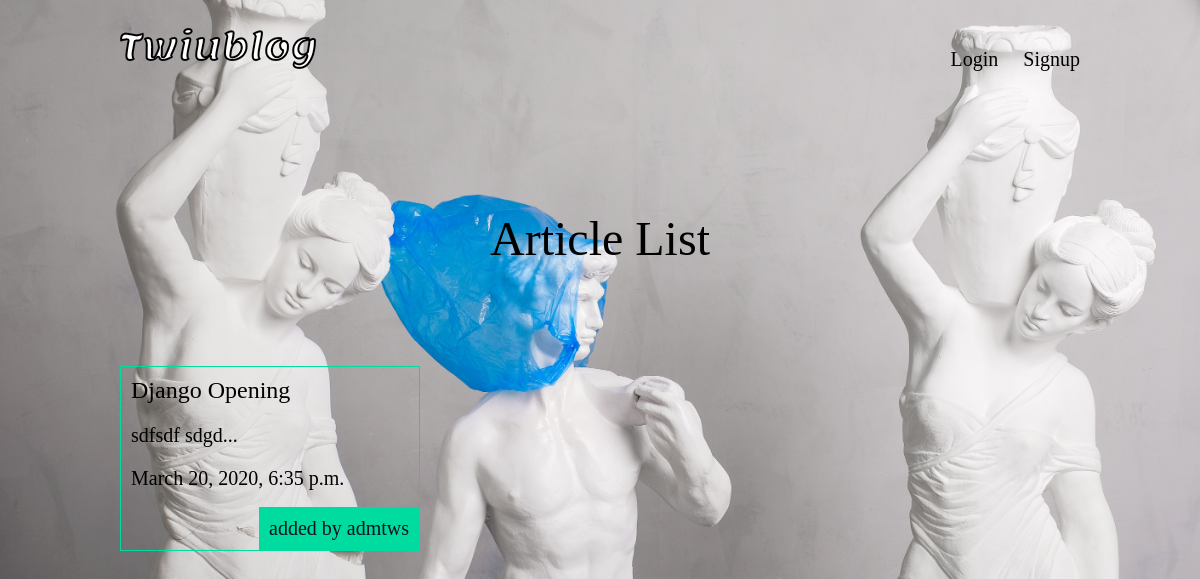
The page /articles/ on the database as committed earlier.
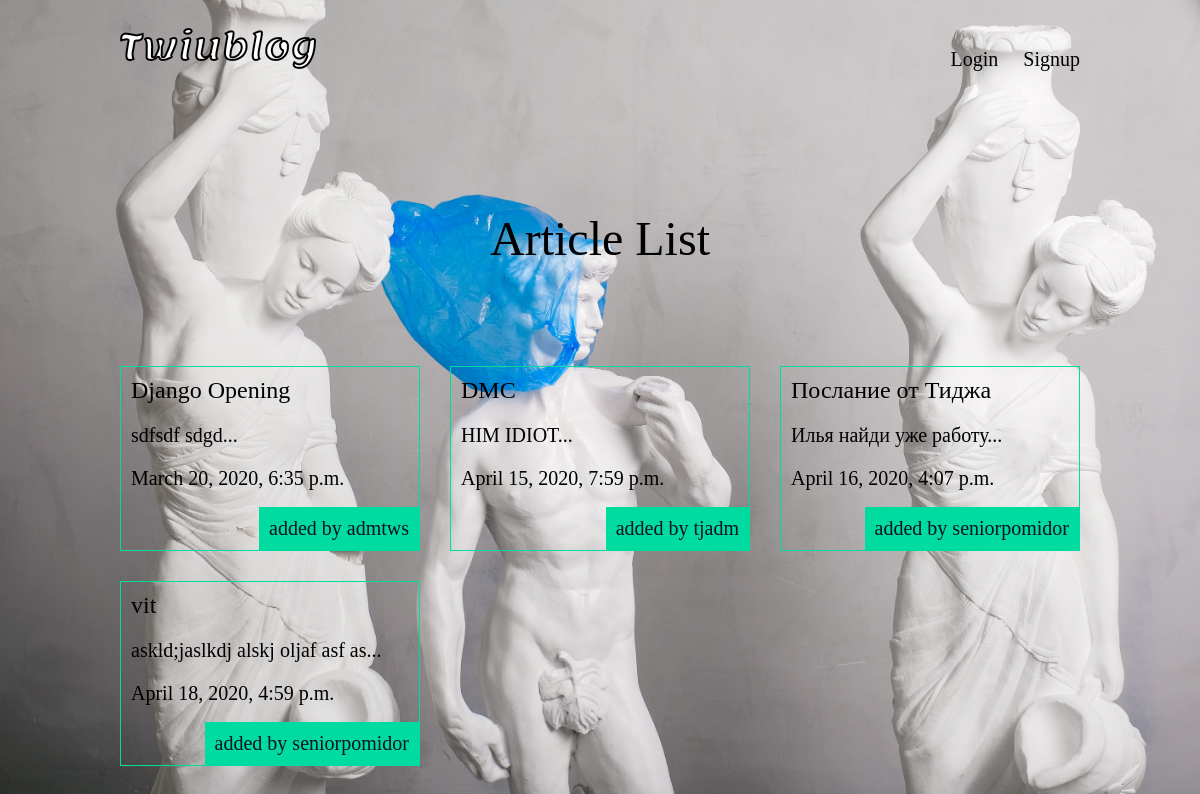
The same page on the database as committed later.
### articles/models.py (models this page shows, shortened)
class Article (models.Model):
    title=models.CharField(max_length=100)
    slug = models.SlugField()
    body = models.TextField()
    date = models.DateTimeField(auto_now_add=True)
    thumb = models.ImageField(default='default.png', blank=True)
    author = models.ForeignKey(User, default=None, on_delete=models.DO_NOTHING)
    def snippet(self):
        return self.body[:50] + '...'

### articles/views.py (the view)
def article_list(request):
    articles = Article.objects.all().order_by('date')
    return render(request, 'articles/article_list.html', {'articles': articles})

### articles/templates/articles/article_list.html
{% extends 'base_layout.html' %}
{% block content %}
<h1>Article List</h1>
    <div class="articles">
        {% for article in articles %}
            <div class="article">
                <h2><a href="{% url 'articles:detail' slug=article.slug %}">{{ article.title }}</a></h2>
                <p>{{ article.snippet }}</p>
                <p>{{ article.date }}</p>
                <p class="author">added by {{ article.author.username }}</p>
            </div>
        {% endfor %}
    </div>
{% endblock %}

### twiublog/templates/base_layout.html (shortened to what this page needs)
{% load static %}
<!DOCTYPE html>
<html lang="en">
<head>
    <link rel="stylesheet" href="{%static 'styles.css' %}">
</head>
    <body>
        <header class = "wrapper">
            <h1><a href="{%url 'home'%}"><img src="{% static 'logo.png'%}" alt="twiublog" /></a></h1>
            <nav>
                <ul>
                    {% if user.is_authenticated %}
                    <li>
                        <form class="logout-link" action="{% url 'accounts:logout' %}" method="post">
                            {% csrf_token %}
                            <button type="submit">Logout</button>
                        </form>
                    </li>
                    <li><a href="{% url 'articles:create' %}" class="highlight">New Article</a></li>
                    {% else %}
                    <li><a href="{% url 'accounts:login' %}">Login</a></li>
                    <li><a href="{% url 'accounts:signup' %}">Signup</a></li>
                    {% endif %}
                </ul>
            </nav>
        </header>
        <div class="wrapper">
            {% block content %}
            {% endblock %}
        </div>
    </body>
</html>

### assets/styles.css (style rules this page uses)
body { background-color: #0f121f; background-image: url(background.jpg); background-repeat: no-repeat; background-size: cover; color: rgb(0, 0, 0); font-size: 20px; }
body * { font-family: Georgia; }
h1,h2,h3,h4,h5 { font-weight: normal; margin: 0; }
a, a:hover, a:visited { color: rgb(0, 0, 0); text-decoration: none; }
.wrapper { max-width: 960px; margin: 0 auto; }
div.wrapper h1 { text-align:center; margin: 100px auto; font-size: 2.4em; }
header { display: grid; grid-template-columns: 1fr 1fr; padding: 20px 0; }
nav { justify-self:end; }
nav li { display: inline-block; margin-left: 20px; }
.articles { display: grid; grid-template-columns: 1fr 1fr 1fr; grid-gap: 30px; }
.article { padding: 10px; border: 1px solid #00dba0; position:relative; padding-bottom: 40px; }
.article h2 { font-size: 1.2em; }
.article .author { padding: 10px; background: #00dba0; position: absolute; right: 0; bottom: 0; margin: 0; color: #0f121f; }

Rows that differ between the two databases and show on the page:
added Article: title "DMC", snippet "HIM IDIOT...", date "April 15, 2020, 7:59 p.m.", author.username "tjadm"
added Article: title "Послание от Тиджа", snippet "Илья найди уже работу...", date "April 16, 2020, 4:07 p.m.", author.username "seniorpomidor"
added Article: title "vit", snippet "askld;jaslkdj alskj oljaf asf as...", date "April 18, 2020, 4:59 p.m.", author.username "seniorpomidor"
